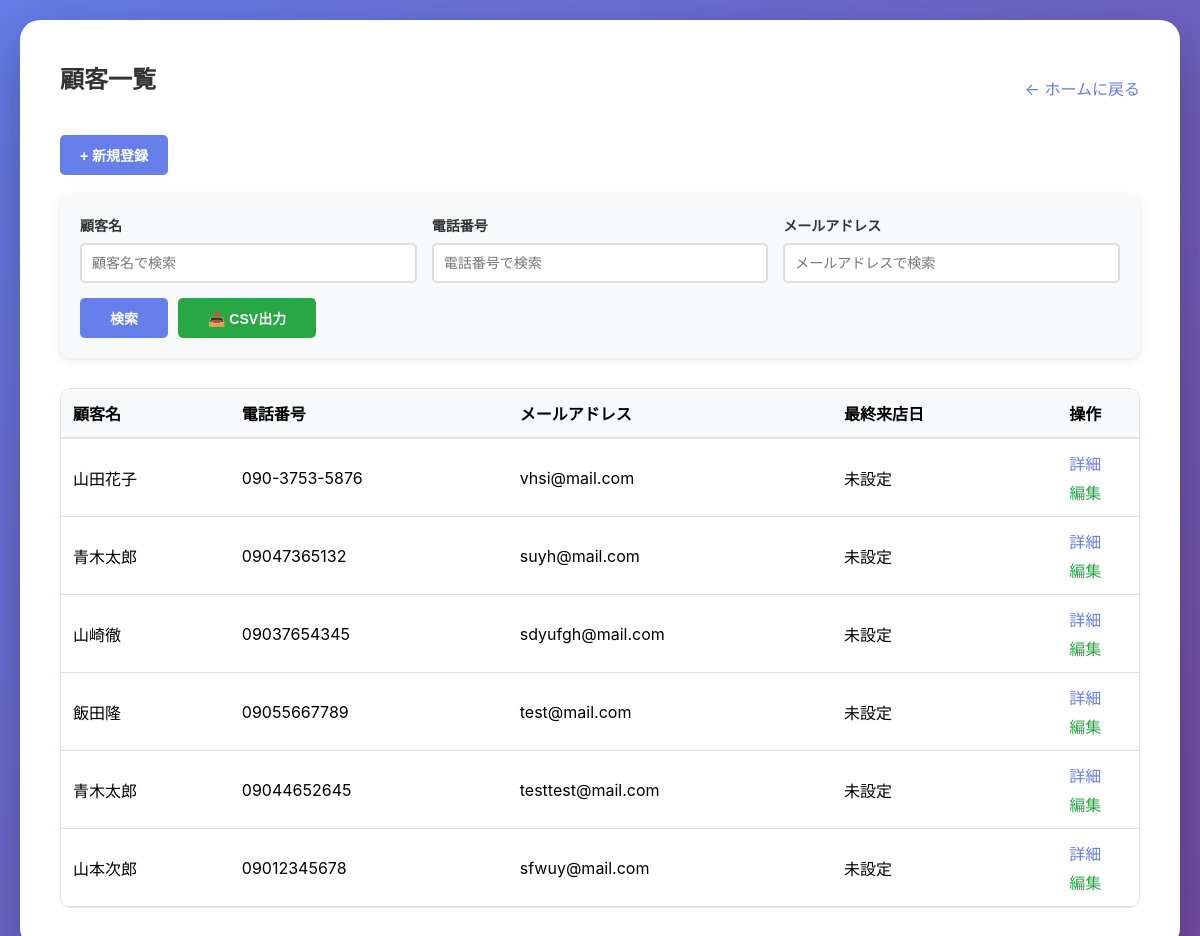
The app's page /customers/ (signed in), older data.
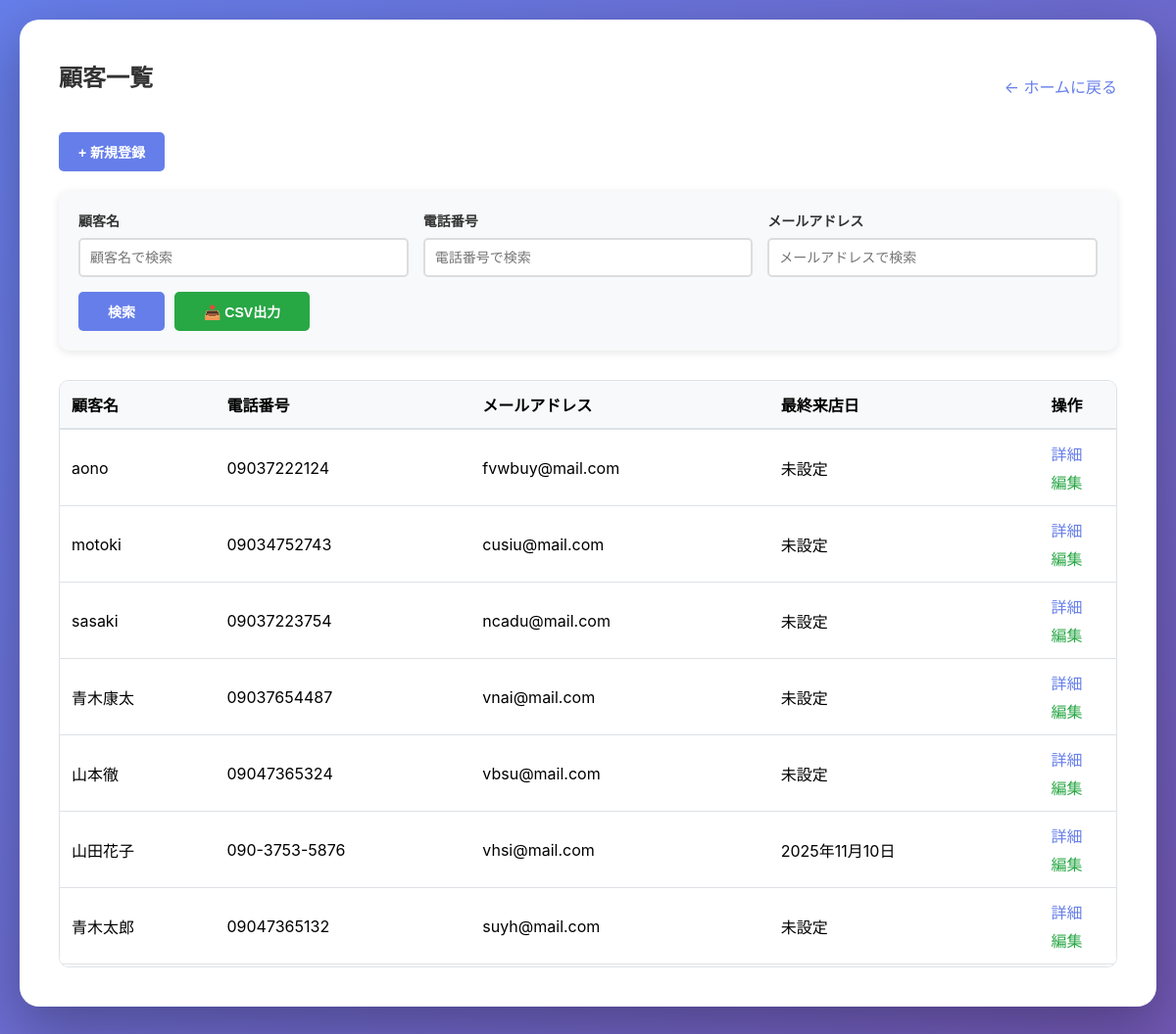
The same page, newer data.
### main/models.py (models this page shows, shortened)
class Customer(models.Model):
    phone_regex = RegexValidator(
        regex=r'^0\d{1,4}-?\d{1,4}-?\d{3,4}$',
        message="正しい電話番号形式で入力してください。（例: 090-1234-5678、03-1234-5678、0120-123-456）"
    )
    name = models.CharField(max_length=100, verbose_name="顧客名")
    phone_number = models.CharField(
        max_length=20,
        verbose_name="電話番号",
        validators=[phone_regex]
    )
    email = models.EmailField(unique=True, verbose_name="メールアドレス")  # 追加
    memo = models.TextField(blank=True, verbose_name="メモ")
    last_visit_date = models.DateField(null=True, blank=True, verbose_name="最終来店日")
    created_at = models.DateTimeField(auto_now_add=True, verbose_name="登録日時")
    updated_at = models.DateTimeField(auto_now=True, verbose_name="更新日時")
    class Meta:
        verbose_name = "顧客"
        verbose_name_plural = "顧客"

### main/views.py (the view)
# urls.py: path('customers/', views.customer_list, name='customer_list'),
@login_required
def customer_list(request):
    from django.core.paginator import Paginator
    query = request.GET.get('query', '')
    if query:
        customers = Customer.objects.filter(
            name__icontains=query
        ) | Customer.objects.filter(
            phone_number__icontains=query
        ) | Customer.objects.filter(
            email__icontains=query
        )
    else:
        customers = Customer.objects.all()
    customers = customers.order_by('-created_at')
    paginator = Paginator(customers, 10)
    page_number = request.GET.get('page', 1)
    page_obj = paginator.get_page(page_number)
    return render(request, 'main/customer_list.html', {
        'customers': page_obj,
        'query': query,
        'page_obj': page_obj,
    })

### main/templates/main/customer_list.html (shortened to what the changed rows need)
{% extends 'main/base.html' %}
{% block content %}
<div style="display: flex; justify-content: space-between; align-items: center; margin-bottom: 20px;">
    <h2>顧客一覧</h2>
</div>
{% if customers %}
<div style="max-height: 600px; overflow-y: auto; border: 1px solid #dee2e6; border-radius: 10px;">
    <div style="overflow-x: auto;">
        <table style="width: 100%; border-collapse: collapse; background: white;">
            <thead>
                <tr style="background: #f8f9fa; border-bottom: 2px solid #dee2e6;">
                    <th style="padding: 12px; text-align: left;">顧客名</th>
                    <th style="padding: 12px; text-align: left;">電話番号</th>
                    <th style="padding: 12px; text-align: left;">メールアドレス</th>
                    <th style="padding: 12px; text-align: left;">最終来店日</th>
                    <th style="padding: 12px; text-align: center;">操作</th>
                </tr>
            </thead>
            <tbody>
                {% for customer in customers %}
                <tr style="border-bottom: 1px solid #dee2e6;">
                    <td style="padding: 12px;">{{ customer.name }}</td>
                    <td style="padding: 12px;">{{ customer.phone_number }}</td>
                    <td style="padding: 12px;">{{ customer.email }}</td>
                    <td style="padding: 12px;">{{ customer.last_visit_date|default:"未設定" }}</td>
                    <td style="padding: 12px; text-align: center;">
                        <div style="display: flex; flex-direction: column; gap: 5px; align-items: center;">
                            <a href="{% url 'customer_detail' customer.id %}"
                                style="color: #667eea; text-decoration: none;">詳細</a>
                            <a href="{% url 'customer_edit' customer.id %}"
                                style="color: #28a745; text-decoration: none;">編集</a>
                        </div>
                    </td>
                </tr>
                {% endfor %}
            </tbody>
        </table>
    </div>
</div>
{% endif %}
{% endblock %}

Row changes from the older to the newer data that the page shows:
no longer on this page (row edited): Customer: name "山崎徹", phone_number "09037654345", email "sdyufgh@mail.com", last_visit_date "未設定"
no longer on this page (row unchanged): Customer: name "飯田隆", phone_number "09055667789", email "test@mail.com", last_visit_date "未設定"
no longer on this page (row edited): Customer: name "青木太郎", phone_number "09044652645", email "testtest@mail.com", last_visit_date "未設定"
no longer on this page (row unchanged): Customer: name "山本次郎", phone_number "09012345678", email "sfwuy@mail.com", last_visit_date "未設定"
added Customer: name "aono", phone_number "09037222124", email "fvwbuy@mail.com", last_visit_date "未設定"
added Customer: name "motoki", phone_number "09034752743", email "cusiu@mail.com", last_visit_date "未設定"
added Customer: name "sasaki", phone_number "09037223754", email "ncadu@mail.com", last_visit_date "未設定"
added Customer: name "青木康太", phone_number "09037654487", email "vnai@mail.com", last_visit_date "未設定"
added Customer: name "山本徹", phone_number "09047365324", email "vbsu@mail.com", last_visit_date "未設定"
changed Customer "山田花子": last_visit_date "未設定" → "2025年11月10日"
